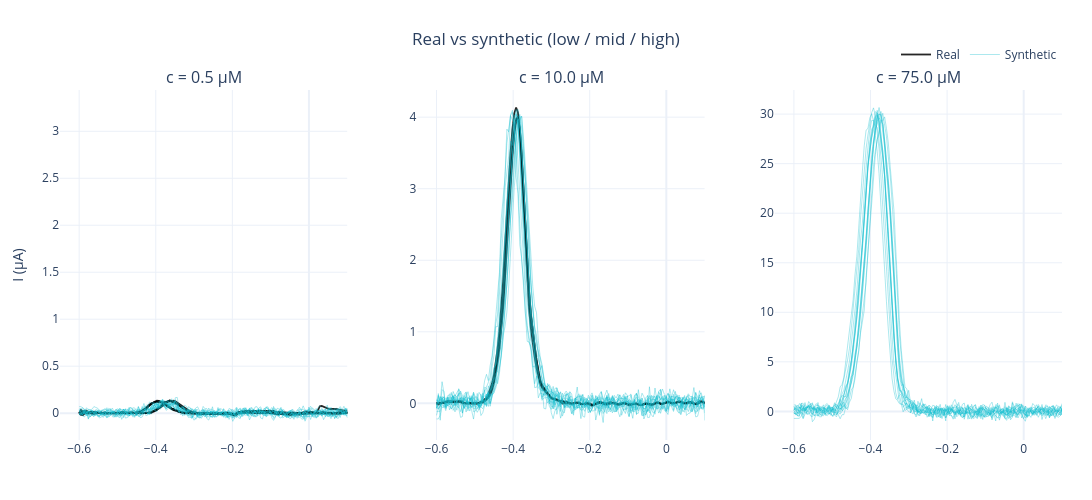

The notebook cell this image was saved under:
### Code cell
# ---- GRAPH ----
# Real vs synthetic overlay
def plot_real_vs_synthetic(test_concs=(0.5, 10.0, 75.0), n_synth=15):
    fig = make_subplots(rows=1, cols=len(test_concs),
                        subplot_titles=[f'c = {c} µM' for c in test_concs],
                        horizontal_spacing=0.07)
    np.random.seed(7)
    for col, c_t in enumerate(test_concs, 1):
        real_idxs = [i for i, c in enumerate(CONCENTRATIONS) if c == c_t]
        for k, idx in enumerate(real_idxs):
            I_r = raw_signal_matrix_uA[:, idx] - blank_baseline_current_uA
            fig.add_trace(go.Scatter(
                x=potential_grid_V, y=I_r, mode='lines',
                line=dict(color='black', width=1.8), opacity=0.85,
                name='Real' if (k == 0 and col == 1) else None,
                showlegend=(k == 0 and col == 1)), row=1, col=col)
        for k in range(n_synth):
            I_s = generate_synthetic_signal(c_t)
            fig.add_trace(go.Scatter(
                x=potential_grid_V, y=I_s, mode='lines',
                line=dict(color='#17becf', width=0.9), opacity=0.4,
                name='Synthetic' if (k == 0 and col == 1) else None,
                showlegend=(k == 0 and col == 1)), row=1, col=col)
        fig.update_xaxes(range=[-0.65, 0.10], row=1, col=col, showgrid=True)
        fig.update_yaxes(title_text='I (µA)' if col == 1 else None, row=1, col=col)
    fig.update_layout(
        height=500, width=1100, template=PLOTLY_TEMPLATE,
        title=dict(text='Real vs synthetic (low / mid / high)', x=0.5, xanchor='center'),
        legend=dict(orientation='h', yanchor='bottom', y=1.06, xanchor='right', x=1.0),
        margin=dict(l=60, r=30, t=90, b=60))
    return fig

plot_real_vs_synthetic(test_concs=[0.5, 10.0, 75.0]).show()

### Figure 1 — Plotly figure (JSON) as saved in the notebook; plotly's stock layout.template omitted (floating-point values rounded to 4 significant figures; data arrays with more than 128 entries replaced by an {"elided": "..."} marker saying what was removed)
{"data": [{"line": {"color": "black", "width": 1.8}, "mode": "lines", "name": "Real", "opacity": 0.85, "showlegend": true, "type": "scatter", "x": {"elided": "229 float values"}, "xaxis": "x", "y": {"elided": "229 float values"}, "yaxis": "y"}, {"line": {"color": "black", "width": 1.8}, "mode": "lines", "opacity": 0.85, "showlegend": false, "type": "scatter", "x": {"elided": "229 float values"}, "xaxis": "x", "y": {"elided": "229 float values"}, "yaxis": "y"}, {"line": {"color": "black", "width": 1.8}, "mode": "lines", "opacity": 0.85, "showlegend": false, "type": "scatter", "x": {"elided": "229 float values"}, "xaxis": "x", "y": {"elided": "229 float values"}, "yaxis": "y"}, {"line": {"color": "black", "width": 1.8}, "mode": "lines", "opacity": 0.85, "showlegend": false, "type": "scatter", "x": {"elided": "229 float values"}, "xaxis": "x", "y": {"elided": "229 float values"}, "yaxis": "y"}, {"line": {"color": "black", "width": 1.8}, "mode": "lines", "opacity": 0.85, "showlegend": false, "type": "scatter", "x": {"elided": "229 float values"}, "xaxis": "x", "y": {"elided": "229 float values"}, "yaxis": "y"}, {"line": {"color": "black", "width": 1.8}, "mode": "lines", "opacity": 0.85, "showlegend": false, "type": "scatter", "x": {"elided": "229 float values"}, "xaxis": "x", "y": {"elided": "229 float values"}, "yaxis": "y"}, {"line": {"color": "#17becf", "width": 0.9}, "mode": "lines", "name": "Synthetic", "opacity": 0.4, "showlegend": true, "type": "scatter", "x": {"elided": "229 float values"}, "xaxis": "x", "y": {"elided": "229 float values"}, "yaxis": "y"}, {"line": {"color": "#17becf", "width": 0.9}, "mode": "lines", "opacity": 0.4, "showlegend": false, "type": "scatter", "x": {"elided": "229 float values"}, "xaxis": "x", "y": {"elided": "229 float values"}, "yaxis": "y"}, {"line": {"color": "#17becf", "width": 0.9}, "mode": "lines", "opacity": 0.4, "showlegend": false, "type": "scatter", "x": {"elided": "229 float values"}, "xaxis": "x", "y": {"elided": "229 float values"}, "yaxis": "y"}, {"line": {"color": "#17becf", "width": 0.9}, "mode": "lines", "opacity": 0.4, "showlegend": false, "type": "scatter", "x": {"elided": "229 float values"}, "xaxis": "x", "y": {"elided": "229 float values"}, "yaxis": "y"}, {"line": {"color": "#17becf", "width": 0.9}, "mode": "lines", "opacity": 0.4, "showlegend": false, "type": "scatter", "x": {"elided": "229 float values"}, "xaxis": "x", "y": {"elided": "229 float values"}, "yaxis": "y"}, {"line": {"color": "#17becf", "width": 0.9}, "mode": "lines", "opacity": 0.4, "showlegend": false, "type": "scatter", "x": {"elided": "229 float values"}, "xaxis": "x", "y": {"elided": "229 float values"}, "yaxis": "y"}, {"line": {"color": "#17becf", "width": 0.9}, "mode": "lines", "opacity": 0.4, "showlegend": false, "type": "scatter", "x": {"elided": "229 float values"}, "xaxis": "x", "y": {"elided": "229 float values"}, "yaxis": "y"}, {"line": {"color": "#17becf", "width": 0.9}, "mode": "lines", "opacity": 0.4, "showlegend": false, "type": "scatter", "x": {"elided": "229 float values"}, "xaxis": "x", "y": {"elided": "229 float values"}, "yaxis": "y"}, {"line": {"color": "#17becf", "width": 0.9}, "mode": "lines", "opacity": 0.4, "showlegend": false, "type": "scatter", "x": {"elided": "229 float values"}, "xaxis": "x", "y": {"elided": "229 float values"}, "yaxis": "y"}, {"line": {"color": "#17becf", "width": 0.9}, "mode": "lines", "opacity": 0.4, "showlegend": false, "type": "scatter", "x": {"elided": "229 float values"}, "xaxis": "x", "y": {"elided": "229 float values"}, "yaxis": "y"}, {"line": {"color": "#17becf", "width": 0.9}, "mode": "lines", "opacity": 0.4, "showlegend": false, "type": "scatter", "x": {"elided": "229 float values"}, "xaxis": "x", "y": {"elided": "229 float values"}, "yaxis": "y"}, {"line": {"color": "#17becf", "width": 0.9}, "mode": "lines", "opacity": 0.4, "showlegend": false, "type": "scatter", "x": {"elided": "229 float values"}, "xaxis": "x", "y": {"elided": "229 float values"}, "yaxis": "y"}, {"line": {"color": "#17becf", "width": 0.9}, "mode": "lines", "opacity": 0.4, "showlegend": false, "type": "scatter", "x": {"elided": "229 float values"}, "xaxis": "x", "y": {"elided": "229 float values"}, "yaxis": "y"}, {"line": {"color": "#17becf", "width": 0.9}, "mode": "lines", "opacity": 0.4, "showlegend": false, "type": "scatter", "x": {"elided": "229 float values"}, "xaxis": "x", "y": {"elided": "229 float values"}, "yaxis": "y"}, {"line": {"color": "#17becf", "width": 0.9}, "mode": "lines", "opacity": 0.4, "showlegend": false, "type": "scatter", "x": {"elided": "229 float values"}, "xaxis": "x", "y": {"elided": "229 float values"}, "yaxis": "y"}, {"line": {"color": "black", "width": 1.8}, "mode": "lines", "opacity": 0.85, "showlegend": false, "type": "scatter", "x": {"elided": "229 float values"}, "xaxis": "x2", "y": {"elided": "229 float values"}, "yaxis": "y2"}, {"line": {"color": "black", "width": 1.8}, "mode": "lines", "opacity": 0.85, "showlegend": false, "type": "scatter", "x": {"elided": "229 float values"}, "xaxis": "x2", "y": {"elided": "229 float values"}, "yaxis": "y2"}, {"line": {"color": "black", "width": 1.8}, "mode": "lines", "opacity": 0.85, "showlegend": false, "type": "scatter", "x": {"elided": "229 float values"}, "xaxis": "x2", "y": {"elided": "229 float values"}, "yaxis": "y2"}, {"line": {"color": "#17becf", "width": 0.9}, "mode": "lines", "opacity": 0.4, "showlegend": false, "type": "scatter", "x": {"elided": "229 float values"}, "xaxis": "x2", "y": {"elided": "229 float values"}, "yaxis": "y2"}, {"line": {"color": "#17becf", "width": 0.9}, "mode": "lines", "opacity": 0.4, "showlegend": false, "type": "scatter", "x": {"elided": "229 float values"}, "xaxis": "x2", "y": {"elided": "229 float values"}, "yaxis": "y2"}, {"line": {"color": "#17becf", "width": 0.9}, "mode": "lines", "opacity": 0.4, "showlegend": false, "type": "scatter", "x": {"elided": "229 float values"}, "xaxis": "x2", "y": {"elided": "229 float values"}, "yaxis": "y2"}, {"line": {"color": "#17becf", "width": 0.9}, "mode": "lines", "opacity": 0.4, "showlegend": false, "type": "scatter", "x": {"elided": "229 float values"}, "xaxis": "x2", "y": {"elided": "229 float values"}, "yaxis": "y2"}, {"line": {"color": "#17becf", "width": 0.9}, "mode": "lines", "opacity": 0.4, "showlegend": false, "type": "scatter", "x": {"elided": "229 float values"}, "xaxis": "x2", "y": {"elided": "229 float values"}, "yaxis": "y2"}, {"line": {"color": "#17becf", "width": 0.9}, "mode": "lines", "opacity": 0.4, "showlegend": false, "type": "scatter", "x": {"elided": "229 float values"}, "xaxis": "x2", "y": {"elided": "229 float values"}, "yaxis": "y2"}, {"line": {"color": "#17becf", "width": 0.9}, "mode": "lines", "opacity": 0.4, "showlegend": false, "type": "scatter", "x": {"elided": "229 float values"}, "xaxis": "x2", "y": {"elided": "229 float values"}, "yaxis": "y2"}, {"line": {"color": "#17becf", "width": 0.9}, "mode": "lines", "opacity": 0.4, "showlegend": false, "type": "scatter", "x": {"elided": "229 float values"}, "xaxis": "x2", "y": {"elided": "229 float values"}, "yaxis": "y2"}, {"line": {"color": "#17becf", "width": 0.9}, "mode": "lines", "opacity": 0.4, "showlegend": false, "type": "scatter", "x": {"elided": "229 float values"}, "xaxis": "x2", "y": {"elided": "229 float values"}, "yaxis": "y2"}, {"line": {"color": "#17becf", "width": 0.9}, "mode": "lines", "opacity": 0.4, "showlegend": false, "type": "scatter", "x": {"elided": "229 float values"}, "xaxis": "x2", "y": {"elided": "229 float values"}, "yaxis": "y2"}, {"line": {"color": "#17becf", "width": 0.9}, "mode": "lines", "opacity": 0.4, "showlegend": false, "type": "scatter", "x": {"elided": "229 float values"}, "xaxis": "x2", "y": {"elided": "229 float values"}, "yaxis": "y2"}, {"line": {"color": "#17becf", "width": 0.9}, "mode": "lines", "opacity": 0.4, "showlegend": false, "type": "scatter", "x": {"elided": "229 float values"}, "xaxis": "x2", "y": {"elided": "229 float values"}, "yaxis": "y2"}, {"line": {"color": "#17becf", "width": 0.9}, "mode": "lines", "opacity": 0.4, "showlegend": false, "type": "scatter", "x": {"elided": "229 float values"}, "xaxis": "x2", "y": {"elided": "229 float values"}, "yaxis": "y2"}, {"line": {"color": "#17becf", "width": 0.9}, "mode": "lines", "opacity": 0.4, "showlegend": false, "type": "scatter", "x": {"elided": "229 float values"}, "xaxis": "x2", "y": {"elided": "229 float values"}, "yaxis": "y2"}, {"line": {"color": "#17becf", "width": 0.9}, "mode": "lines", "opacity": 0.4, "showlegend": false, "type": "scatter", "x": {"elided": "229 float values"}, "xaxis": "x2", "y": {"elided": "229 float values"}, "yaxis": "y2"}, {"line": {"color": "#17becf", "width": 0.9}, "mode": "lines", "opacity": 0.4, "showlegend": false, "type": "scatter", "x": {"elided": "229 float values"}, "xaxis": "x3", "y": {"elided": "229 float values"}, "yaxis": "y3"}, {"line": {"color": "#17becf", "width": 0.9}, "mode": "lines", "opacity": 0.4, "showlegend": false, "type": "scatter", "x": {"elided": "229 float values"}, "xaxis": "x3", "y": {"elided": "229 float values"}, "yaxis": "y3"}, {"line": {"color": "#17becf", "width": 0.9}, "mode": "lines", "opacity": 0.4, "showlegend": false, "type": "scatter", "x": {"elided": "229 float values"}, "xaxis": "x3", "y": {"elided": "229 float values"}, "yaxis": "y3"}, {"line": {"color": "#17becf", "width": 0.9}, "mode": "lines", "opacity": 0.4, "showlegend": false, "type": "scatter", "x": {"elided": "229 float values"}, "xaxis": "x3", "y": {"elided": "229 float values"}, "yaxis": "y3"}, {"line": {"color": "#17becf", "width": 0.9}, "mode": "lines", "opacity": 0.4, "showlegend": false, "type": "scatter", "x": {"elided": "229 float values"}, "xaxis": "x3", "y": {"elided": "229 float values"}, "yaxis": "y3"}, {"line": {"color": "#17becf", "width": 0.9}, "mode": "lines", "opacity": 0.4, "showlegend": false, "type": "scatter", "x": {"elided": "229 float values"}, "xaxis": "x3", "y": {"elided": "229 float values"}, "yaxis": "y3"}, {"line": {"color": "#17becf", "width": 0.9}, "mode": "lines", "opacity": 0.4, "showlegend": false, "type": "scatter", "x": {"elided": "229 float values"}, "xaxis": "x3", "y": {"elided": "229 float values"}, "yaxis": "y3"}, {"line": {"color": "#17becf", "width": 0.9}, "mode": "lines", "opacity": 0.4, "showlegend": false, "type": "scatter", "x": {"elided": "229 float values"}, "xaxis": "x3", "y": {"elided": "229 float values"}, "yaxis": "y3"}, {"line": {"color": "#17becf", "width": 0.9}, "mode": "lines", "opacity": 0.4, "showlegend": false, "type": "scatter", "x": {"elided": "229 float values"}, "xaxis": "x3", "y": {"elided": "229 float values"}, "yaxis": "y3"}, {"line": {"color": "#17becf", "width": 0.9}, "mode": "lines", "opacity": 0.4, "showlegend": false, "type": "scatter", "x": {"elided": "229 float values"}, "xaxis": "x3", "y": {"elided": "229 float values"}, "yaxis": "y3"}, {"line": {"color": "#17becf", "width": 0.9}, "mode": "lines", "opacity": 0.4, "showlegend": false, "type": "scatter", "x": {"elided": "229 float values"}, "xaxis": "x3", "y": {"elided": "229 float values"}, "yaxis": "y3"}, {"line": {"color": "#17becf", "width": 0.9}, "mode": "lines", "opacity": 0.4, "showlegend": false, "type": "scatter", "x": {"elided": "229 float values"}, "xaxis": "x3", "y": {"elided": "229 float values"}, "yaxis": "y3"}, {"line": {"color": "#17becf", "width": 0.9}, "mode": "lines", "opacity": 0.4, "showlegend": false, "type": "scatter", "x": {"elided": "229 float values"}, "xaxis": "x3", "y": {"elided": "229 float values"}, "yaxis": "y3"}, {"line": {"color": "#17becf", "width": 0.9}, "mode": "lines", "opacity": 0.4, "showlegend": false, "type": "scatter", "x": {"elided": "229 float values"}, "xaxis": "x3", "y": {"elided": "229 float values"}, "yaxis": "y3"}, {"line": {"color": "#17becf", "width": 0.9}, "mode": "lines", "opacity": 0.4, "showlegend": false, "type": "scatter", "x": {"elided": "229 float values"}, "xaxis": "x3", "y": {"elided": "229 float values"}, "yaxis": "y3"}], "layout": {"annotations": [{"font": {"size": 16}, "showarrow": false, "text": "c = 0.5 µM", "x": 0.1433, "xanchor": "center", "xref": "paper", "y": 1, "yanchor": "bottom", "yref": "paper"}, {"font": {"size": 16}, "showarrow": false, "text": "c = 10.0 µM", "x": 0.5, "xanchor": "center", "xref": "paper", "y": 1, "yanchor": "bottom", "yref": "paper"}, {"font": {"size": 16}, "showarrow": false, "text": "c = 75.0 µM", "x": 0.8567, "xanchor": "center", "xref": "paper", "y": 1, "yanchor": "bottom", "yref": "paper"}], "height": 500, "legend": {"orientation": "h", "x": 1, "xanchor": "right", "y": 1.06, "yanchor": "bottom"}, "margin": {"b": 60, "l": 60, "r": 30, "t": 90}, "title": {"text": "Real vs synthetic (low / mid / high)", "x": 0.5, "xanchor": "center"}, "width": 1100, "xaxis": {"anchor": "y", "domain": [0, 0.2867], "range": [-0.65, 0.1], "showgrid": true}, "xaxis2": {"anchor": "y2", "domain": [0.3567, 0.6433], "range": [-0.65, 0.1], "showgrid": true}, "xaxis3": {"anchor": "y3", "domain": [0.7133, 1], "range": [-0.65, 0.1], "showgrid": true}, "yaxis": {"anchor": "x", "domain": [0, 1], "title": {"text": "I (µA)"}}, "yaxis2": {"anchor": "x2", "domain": [0, 1]}, "yaxis3": {"anchor": "x3", "domain": [0, 1]}}}
